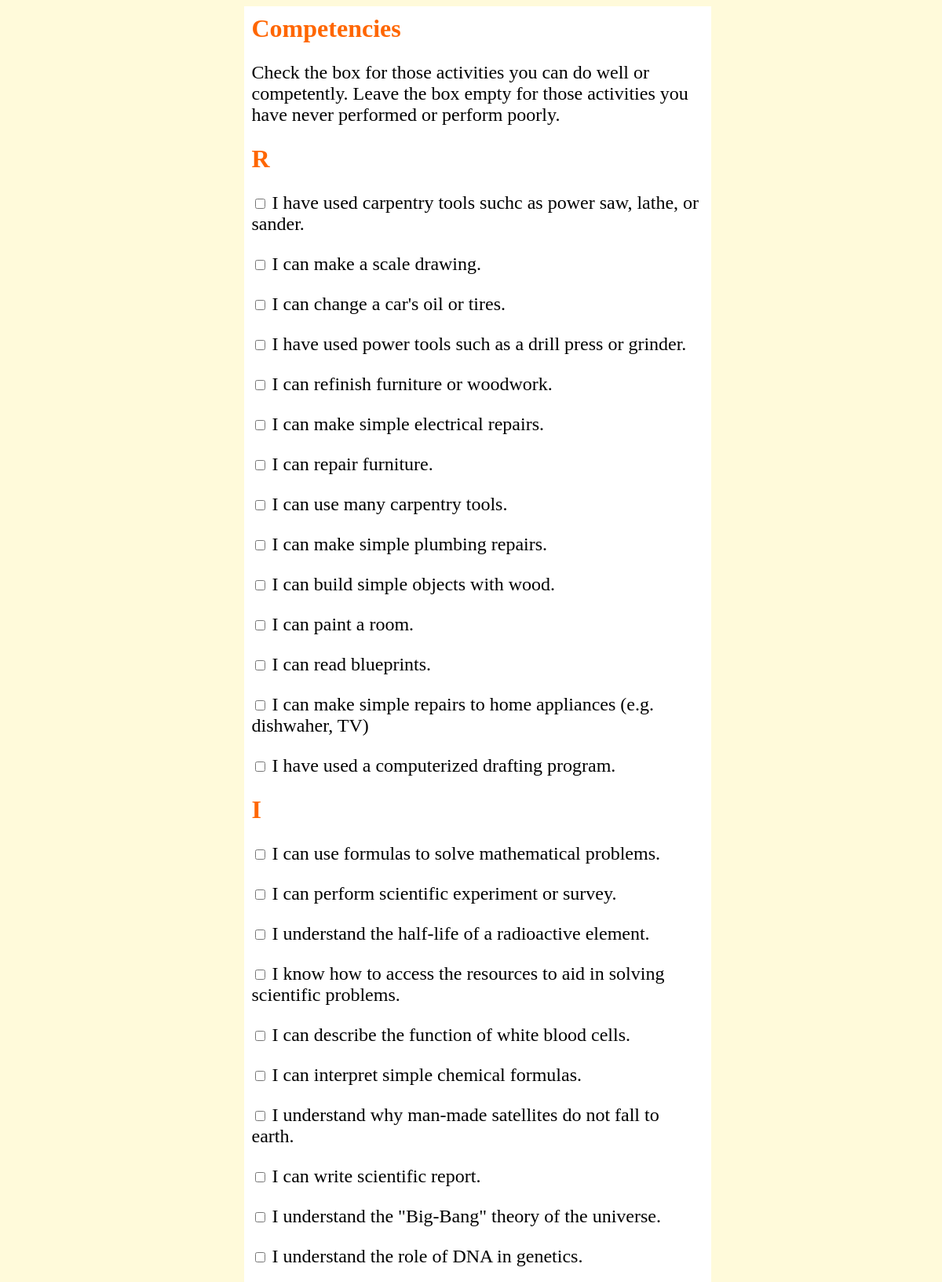
Screenshot of /assessment/competencies.php (upper part) with the database file from the repository.
### tables this page shows
CREATE TABLE `question` (
  `q_id` int(11) NOT NULL,
  `question` varchar(100) NOT NULL,
  `category` varchar(5) NOT NULL
);

### assessment/competencies.php (the view, shortened to what this page needs)
<?php
require "../config/db.php";
?>
<html>
    <head>
        <link rel="stylesheet" href="assessment.css">
    </head>
    <body>
    <?php
        $sql = "SELECT * FROM question";
        $result = mysqli_query($conn, $sql);
        $answer_array = [];
        foreach($result as $row) {
            $answer_array[] = $row['q_id'];
        }
    ?>
        <div class="container-q">
            <form action="checkCompetencies.php" method="POST">
            <div class="h-text">Competencies</div>
            <p>Check the box for those activities you can do well or competently.
                Leave the box empty for those activities you have never performed or perform poorly.</p>
                <div class="h-text">R</div>
                    <?php
                    $sql = "SELECT * FROM question WHERE category = 'R2'";
                    $result = mysqli_query($conn, $sql);
                    foreach($result as $row) {
                        ?>
                        <p><span><input type="checkbox" name="r[]" <?php echo in_array($row['q_id'], $answer_array);?>
                        value="<?php echo $row['q_id']?>"></span> <?php echo $row['question']?></p>
                        <?php
                    }
                    ?>
                <div class="h-text">I</div>
                    <?php
                    $sql = "SELECT * FROM question WHERE category = 'I2'";
                    $result = mysqli_query($conn, $sql);
                    foreach($result as $row) {
                        ?>
                        <p><span><input type="checkbox" name="i[]" <?php echo in_array($row['q_id'], $answer_array);?>
                        value="<?php echo $row['q_id']?>"></span> <?php echo $row['question']?></p>
                        <?php
                    }
                    ?>
            </form>
        </div>
    </body>
</html>

### assessment/assessment.css (style rules this page uses)
* { text-decoration: none; }
body { background-color: #fffada; width: 100%; height: 100vh; display: grid; grid-template-columns: repeat(12, 1fr); grid-template-rows: repeat(12, 1fr); gap: 10px; }
.container-q { grid-column: 4 / span 6; background-color: #fff; padding: 10px; }
.h-text { color: #ff6600; font-weight: bold; font-size: 2rem; }
.container-q p { font-size:1.5rem; }
.container-q input[type=checkbox]:before { border: 1px solid #ff6600; }

### rows the page displays
question: question "I have used carpentry tools suchc as power saw, lathe, or sander."
question: question "I can make a scale drawing."
question: question "I can change a car's oil or tires."
question: question "I have used power tools such as a drill press or grinder."
question: question "I can refinish furniture or woodwork."
question: question "I can make simple electrical repairs."
question: question "I can repair furniture."
question: question "I can use many carpentry tools."
question: question "I can make simple plumbing repairs."
question: question "I can build simple objects with wood."
question: question "I can paint a room."
question: question "I can read blueprints."
question: question "I can make simple repairs to home appliances (e.g. dishwaher, TV)"
question: question "I have used a computerized drafting program."
question: question "I can use formulas to solve mathematical problems."
question: question "I can perform scientific experiment or survey."
question: question "I understand the half-life of a radioactive element."
question: question "I know how to access the resources to aid in solving scientific problems."
question: question "I can describe the function of white blood cells."
question: question "I can interpret simple chemical formulas."
question: question "I understand why man-made satellites do not fall to earth."
question: question "I can write scientific report."
question: question "I understand the \"Big-Bang\" theory of the universe."
question: question "I understand the role of DNA in genetics."
